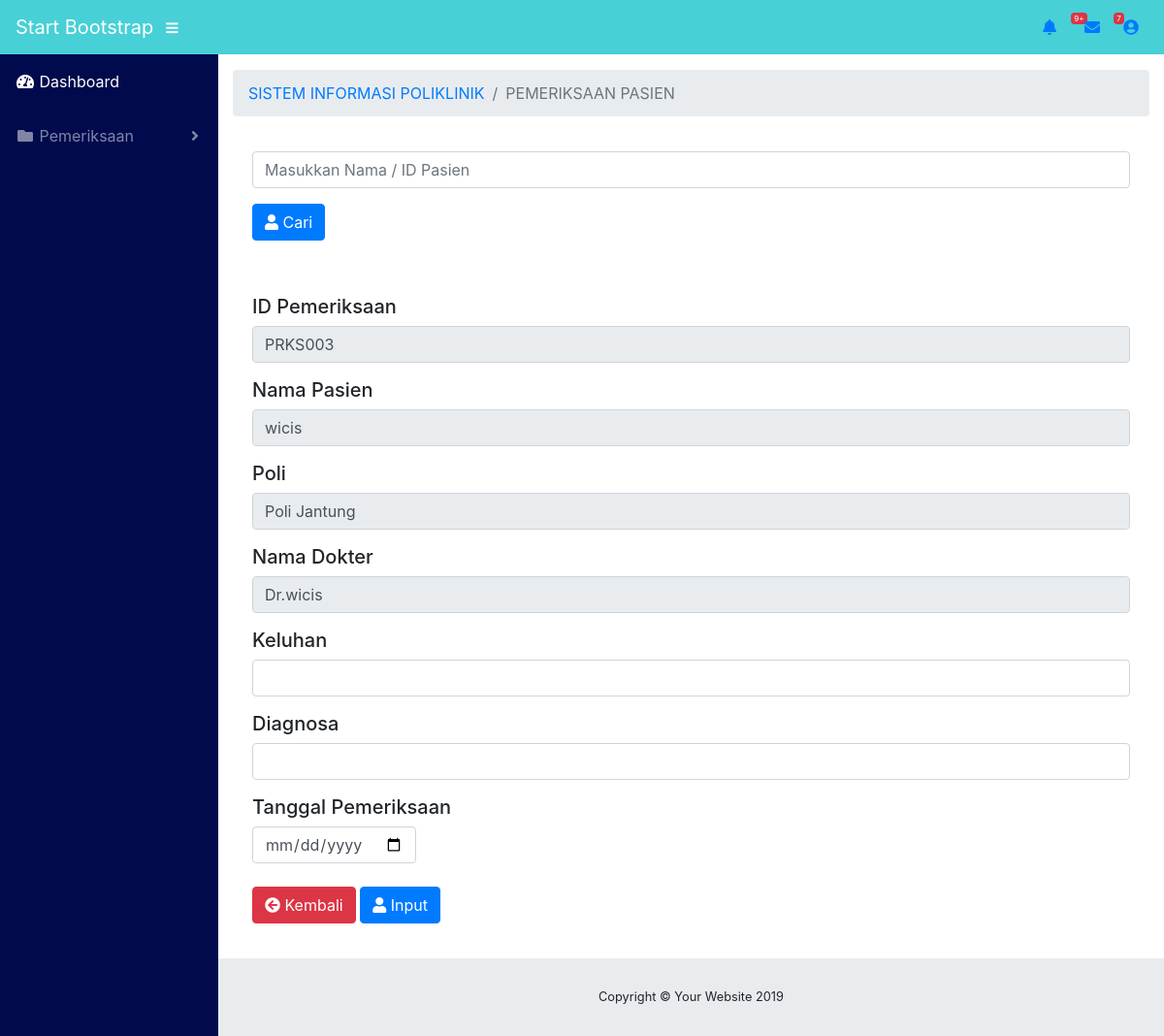
The page /index_periksa.php (signed in) on the database its author committed.
### tables this page shows
CREATE TABLE IF NOT EXISTS `tb_pasien` (
  `id_pasien` varchar(50) NOT NULL,
  `nm_pasien` varchar(100) NOT NULL,
  `jenis_kelamin` varchar(20) NOT NULL,
  `alamat` varchar(100) NOT NULL,
  `umur` varchar(20) NOT NULL,
  `nm_dokter` varchar(100) NOT NULL,
  `kd_poli` varchar(50) NOT NULL,
  `id_dokter` varchar(100) NOT NULL,
  `terdaftar` date NOT NULL
);

CREATE TABLE IF NOT EXISTS `tb_poli` (
  `kd_poli` varchar(50) NOT NULL,
  `nm_poli` varchar(50) NOT NULL
);

### index_periksa.php (the view, shortened to what this page needs)
<?php
    include "koneksi.php";
    $cari="";
    $query = "SELECT * FROM tb_pasien WHERE id_pasien LIKE '%".$cari."%' OR nm_pasien LIKE '%".$cari."%'";
    $hasil = mysqli_query($conn,$query);
    $data = mysqli_fetch_array($hasil);
    $nm_pasien      =$data['nm_pasien'];
    $nm_dokter      =$data['nm_dokter'];
    $kd_poli        =$data['kd_poli'];
    $query3 = "SELECT * FROM tb_poli WHERE kd_poli='".$kd_poli."'";
    $hasil3 = mysqli_query($conn,$query3);
    $data3 = mysqli_fetch_array($hasil3);
    $nm_poli        =$data3['nm_poli'];
    $query2 = "SELECT max(id_pemeriksaan) as maxKode FROM tb_pemeriksaan";
    $hasil2 = mysqli_query($conn,$query2);
    $data2 = mysqli_fetch_array($hasil2);
    $idBel = $data2['maxKode'];
    $noUrut = (int) substr($idBel, 4, 4);
    $noUrut++;
    $char = "PRKS";
    $idBel = $char.sprintf("%03s", $noUrut);
?>
<!DOCTYPE html>
<html lang="en">
<head>
  <link href="vendor/fontawesome-free/css/all.min.css" rel="stylesheet" type="text/css">
  <link href="vendor/datatables/dataTables.bootstrap4.css" rel="stylesheet">
  <link href="css/sb-admin.css" rel="stylesheet">
</head>
<body id="page-top">
  <nav class="navbar navbar-expand static-top" style="background-color: #47D0D6;">
    <a class="navbar-brand mr-1" style="color: white" href="index.html">Start Bootstrap</a>
    <button class="btn btn-link btn-sm text-white order-1 order-sm-0" id="sidebarToggle" href="#">
      <i class="fas fa-bars"></i>
    </button>
    <ul class="navbar-nav ml-auto ml-md-0" >
      <li class="nav-item dropdown no-arrow mx-1">
        <a class="nav-link dropdown-toggle" href="#" id="alertsDropdown" role="button" data-toggle="dropdown" aria-haspopup="true" aria-expanded="false">
          <i class="fas fa-bell fa-fw"></i>
          <span class="badge badge-danger">9+</span>
        </a>
      </li>
      <li class="nav-item dropdown no-arrow mx-1">
        <a class="nav-link dropdown-toggle" href="#" id="messagesDropdown" role="button" data-toggle="dropdown" aria-haspopup="true" aria-expanded="false">
          <i class="fas fa-envelope fa-fw"></i>
          <span class="badge badge-danger">7</span>
        </a>
      </li>
      <li class="nav-item dropdown no-arrow">
        <a class="nav-link dropdown-toggle" href="#" id="userDropdown" role="button" data-toggle="dropdown" aria-haspopup="true" aria-expanded="false">
          <i class="fas fa-user-circle fa-fw"></i>
        </a>
      </li>
    </ul>
  </nav>
  <div id="wrapper" >
    <ul class="sidebar navbar-nav" style="background-color: #000A4D;">
      <li class="nav-item active">
        <a class="nav-link" href="index_periksa.php">
          <i class="fas fa-fw fa-tachometer-alt"></i>
          <span>Dashboard</span>
        </a>
      </li>
      <li class="nav-item dropdown">
        <a class="nav-link dropdown-toggle" href="#" id="pagesDropdown" role="button" data-toggle="dropdown" aria-haspopup="true" aria-expanded="false">
          <i class="fas fa-fw fa-folder"></i>
          <span>Pemeriksaan</span>
        </a>
      </li>
    </ul>
    <div id="content-wrapper">
      <div class="container-fluid">
        <ol class="breadcrumb">
          <li class="breadcrumb-item">
            <a href="index_admin.php">SISTEM INFORMASI POLIKLINIK</a>
          </li>
          <li class="breadcrumb-item active">PEMERIKSAAN PASIEN</li>
        </ol>
                <div class="card-body">
                <form action="" method="POST">
                                    <div class="form-group">
                                        <div class="form-line">
                                            <input type="text" name="cari" class="form-control" autocomplete="off" placeholder="Masukkan Nama / ID Pasien" autofocus />
                                        </div>
                                    </div>
  <div class="form-group pull-right">
    <button name="carri" type="submit" class="btn btn-primary"><i class="fas fa-user"></i> Cari</button>
  </div>
                </form>
            </div>
      <div class="card-body">
<form  role="form" action="" method="POST">
                            <h5 class="card-inside-title">ID Pemeriksaan</h5>
                                    <div class="form-group">
                                        <div class="form-line">
                                            <input type="text" name="id_pemeriksaan" class="form-control" value="<?php echo $idBel; ?>" readonly />
                                        </div>
                                    </div>
                            <h5 class="card-inside-title">Nama Pasien</h5>
                                    <div class="form-group">
                                        <div class="form-line">
                                            <input type="text" class="form-control" name="nm_pasien" value="<?php echo $nm_pasien; ?>"  readonly />
                                        </div>
                                    </div>
                            <h5 class="card-inside-title">Poli</h5>
                                    <div class="form-group">
                                        <div class="form-line">
                                            <input type="text" name="nm_poli" class="form-control" id="nm_poli" value="<?php echo $nm_poli; ?>" readonly />
                                        </div>
                                    </div>
                            <h5 class="card-inside-title">Nama Dokter</h5>
                                    <div class="form-group">
                                        <div class="form-line">
                                            <input type="text" name="nm_dokter" class="form-control" id="nm_dokter" value="<?php echo $nm_dokter; ?>" readonly />
                                        </div>
                                    </div>
                            <h5 class="card-inside-title">Keluhan</h5>
                                    <div class="form-group">
                                        <div class="form-line">
                                            <input type="text" name="keluhan" class="form-control" />
                                        </div>
                                    </div>
                            <h5 class="card-inside-title">Diagnosa</h5>
                                    <div class="form-group">
                                        <div class="form-line">
                                            <input type="text" name="diagnosa" class="form-control" />
                                        </div>
                                    </div>
                            <h5 class="card-inside-title">Tanggal Pemeriksaan</h5>
                            <div class="demo-masked-input">
                                        <div class="input-group">
                                            <div class="form-line">
                                                <input type="date" name="tgl_periksa" class="form-control date">
                                            </div>
                                        </div>
                            </div><br>
  <div class="form-group pull-right">
    <a href="index_periksa.php" class="btn btn-danger"><i class="fas fa-arrow-circle-left"></i> Kembali</a>
    <button name="submit" type="submit" class="btn btn-primary"><i class="fas fa-user"></i> Input</button>
  </div>
        </form>
      </div>
    </div>
  </div>
      <footer class="sticky-footer">
        <div class="container my-auto">
          <div class="copyright text-center my-auto">
            <span>Copyright © Your Website 2019</span>
          </div>
        </div>
      </footer>
    </div>
</body>
</html>

### rows shown on the page
tb_pasien: nm_pasien "wicis", nm_dokter "Dr.wicis"
tb_poli: nm_poli "Poli Jantung"
